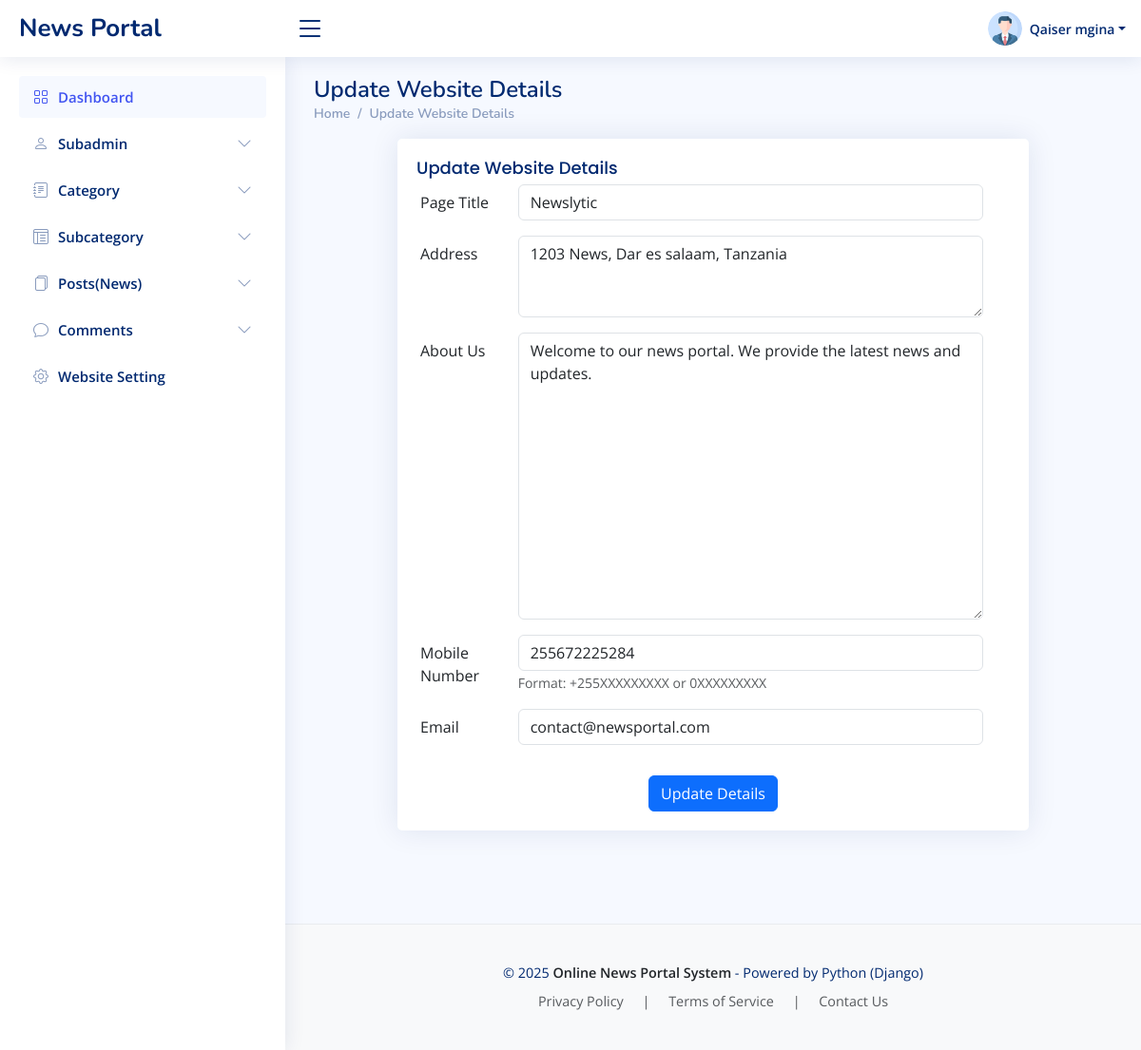
/Website/update (signed in), run on the app's committed database.
### newsapp/models.py (models this page shows)
class CustomUser(AbstractUser):
    USER ={
        (1,'admin'),
        (2,'subadmin'),
    }
    user_type = models.CharField(choices=USER,max_length=50,default=1)
    profile_pic = models.ImageField(upload_to='media/profile_pic')

class Page(models.Model):
    pagetitle = models.CharField(max_length=250)
    address = models.CharField(max_length=250)
    aboutus = models.TextField()
    email = models.EmailField(max_length=200)
    mobilenumber = models.IntegerField(default=0)
    created_at = models.DateTimeField(auto_now_add=True)
    updated_at = models.DateTimeField(auto_now=True)

### onps/adminviews.py (the view, shortened to what this page needs)
# urls.py: path('Website/update', adminviews.WEBSITE_UPDATE, name='website_update'),
@login_required(login_url='/')
def WEBSITE_UPDATE(request):
    page = Page.objects.first()
    context = {
        "page": page,
    }
    return render(request, 'admin/website.html', context)

### newsapp/context_processors.py (called while the page is built)
def category_processor(request):
    cat = Category.objects.all()
    return {'cat': cat}

def aboutus(request):
    first_page = Page.objects.first()
    return {'first_page':first_page}

### templates/admin/website.html (shortened to what this page needs)
{% extends 'base.html' %}
{% block content %}
<div class="pagetitle">
      <h1>Update Website Details</h1>
      <nav>
        <ol class="breadcrumb">
          <li class="breadcrumb-item"><a href="{% url 'dashboard' %}">Home</a></li>
          <li class="breadcrumb-item">Update Website Details</li>
        </ol>
      </nav>
    </div>
    <section class="section">
      <div class="row">
        <div class="col-lg-12" style="padding-left: 100px;padding-right: 100px;">
          <div class="card">
            <div class="card-body">
              <h5 class="card-title">Update Website Details</h5>
              <form method="POST" action="" enctype="multipart/form-data" class="row g-3">
                {% if page %}
                  <div class="row mb-3">
                    <label for="pagetitle" class="col-sm-2 col-form-label">Page Title</label>
                    <div class="col-sm-10">
                      <input type="text" class="form-control" id="pagetitle" name="pagetitle" value="{{ page.pagetitle }}" required>
                    </div>
                  </div>
                  <div class="row mb-3">
                    <label for="address" class="col-sm-2 col-form-label">Address</label>
                    <div class="col-sm-10">
                      <textarea class="form-control" id="address" name="address" rows="3" required>{{ page.address }}</textarea>
                    </div>
                  </div>
                  <div class="row mb-3">
                    <label for="aboutus" class="col-sm-2 col-form-label">About Us</label>
                    <div class="col-sm-10">
                      <textarea class="form-control" id="aboutus" name="aboutus" rows="12" required>{{ page.aboutus }}</textarea>
                    </div>
                  </div>
                  <div class="row mb-3">
                    <label for="mobilenumber" class="col-sm-2 col-form-label">Mobile Number</label>
                    <div class="col-sm-10">
                      <input type="tel" class="form-control" id="mobilenumber" name="mobilenumber"
                             pattern="^(\+255|0)[0-9]{9}$"
                             title="Please enter a valid Tanzanian phone number starting with +255 or 0 followed by 9 digits"
                             value="{{ page.mobilenumber }}" required>
                      <small class="form-text text-muted">Format: +255XXXXXXXXX or 0XXXXXXXXX</small>
                    </div>
                  </div>
                  <div class="row mb-3">
                    <label for="email" class="col-sm-2 col-form-label">Email</label>
                    <div class="col-sm-10">
                      <input type="email" class="form-control" id="email" name="email" value="{{ page.email }}" required>
                    </div>
                  </div>
                {% else %}
                  <div class="alert alert-warning">No website details found. Please contact the administrator.</div>
                {% endif %}
                <div class="text-center">
                  <button type="submit" class="btn btn-primary">Update Details</button>
                </div>
              </form>
            </div>
          </div>
        </div>
      </div>
    </section>
{% endblock %}

### templates/includes/header.html (shortened to what this page needs)
{% load static %}
<header id="header" class="header fixed-top d-flex align-items-center">
  {% if user.user_type == '1' %}
    <div class="d-flex align-items-center justify-content-between">
      <a href="{% url 'dashboard' %}" class="logo d-flex align-items-center">
        <span class="d-none d-lg-block">News Portal</span>
      </a>
      <i class="bi bi-list toggle-sidebar-btn"></i>
    </div>
    <nav class="header-nav ms-auto">
      <ul class="d-flex align-items-center">
        <li class="nav-item dropdown pe-3">
          <a class="nav-link nav-profile d-flex align-items-center pe-0" href="#" data-bs-toggle="dropdown">
            {% if user.profile_pic %}
            <img src="{{ user.profile_pic.url }}" alt="Profile" class="rounded-circle">
            {% else %}
            <img src="{% static 'img/default-profile.png' %}" alt="Profile" class="rounded-circle">
            {% endif %}
            <span class="d-none d-md-block dropdown-toggle ps-2">{{user.first_name}} {{user.last_name}}</span>
          </a>
        </li>
      </ul>
    </nav>
    {% endif %}
  </header>

### static/assets/css/style.css (style rules this page uses)
:root { scroll-behavior: smooth; }
body { font-family: "Open Sans", sans-serif; background: #f6f9ff; color: #444444; }
a { color: #4154f1; text-decoration: none; }
h1, h2, h3, h4, h5, h6 { font-family: "Nunito", sans-serif; }
.pagetitle { margin-bottom: 10px; }
.pagetitle h1 { font-size: 24px; margin-bottom: 0; font-weight: 600; color: #012970; }
.card { margin-bottom: 30px; border: none; border-radius: 5px; box-shadow: 0px 0 30px rgba(1, 41, 112, 0.1); }
.card-title { padding: 20px 0 15px 0; font-size: 18px; font-weight: 500; color: #012970; font-family: "Poppins", sans-serif; }
.card-body { padding: 0 20px 20px 20px; }
.breadcrumb { font-size: 14px; font-family: "Nunito", sans-serif; color: #899bbd; font-weight: 600; }
.breadcrumb a { color: #899bbd; transition: 0.3s; }
.breadcrumb .breadcrumb-item::before { color: #899bbd; }
.logo { line-height: 1; }
@media (min-width: 1200px) { .logo { width: 280px; } }
.logo span { font-size: 26px; font-weight: 700; color: #012970; font-family: "Nunito", sans-serif; }
.header { transition: all 0.5s; z-index: 997; height: 60px; box-shadow: 0px 2px 20px rgba(1, 41, 112, 0.1); background-color: #fff; padding-left: 20px; }
.header .toggle-sidebar-btn { font-size: 32px; padding-left: 10px; cursor: pointer; color: #012970; }
.header-nav ul { list-style: none; }
.header-nav>ul { margin: 0; padding: 0; }
.header-nav .nav-profile { color: #012970; }
.header-nav .nav-profile img { max-height: 36px; }
.header-nav .nav-profile span { font-size: 14px; font-weight: 600; }

### data on the page
CustomUser: profile_pic (picture), first_name "Qaiser", last_name "mgina"
Page: pagetitle "Newslytic", address "1203 News, Dar es salaam, Tanzania", aboutus "Welcome to our news portal. We provide the latest news and updates.", mobilenumber "255672225284", email "contact@newsportal.com"
